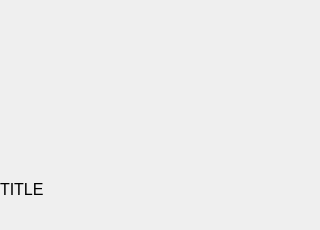
<?xml version="1.0" encoding="UTF-8"?>
<ui version="4.0">
 <class>VideoCard</class>
 <widget class="QWidget" name="VideoCard">
  <property name="geometry">
   <rect>
    <x>0</x>
    <y>0</y>
    <width>320</width>
    <height>230</height>
   </rect>
  </property>
  <property name="minimumSize">
   <size>
    <width>320</width>
    <height>230</height>
   </size>
  </property>
  <property name="maximumSize">
   <size>
    <width>320</width>
    <height>230</height>
   </size>
  </property>
  <property name="windowTitle">
   <string>Form</string>
  </property>
  <widget class="QLabel" name="thumbnail">
   <property name="geometry">
    <rect>
     <x>0</x>
     <y>0</y>
     <width>320</width>
     <height>180</height>
    </rect>
   </property>
   <property name="minimumSize">
    <size>
     <width>320</width>
     <height>180</height>
    </size>
   </property>
   <property name="maximumSize">
    <size>
     <width>320</width>
     <height>180</height>
    </size>
   </property>
   <property name="text">
    <string/>
   </property>
  </widget>
  <widget class="QLabel" name="title">
   <property name="geometry">
    <rect>
     <x>0</x>
     <y>180</y>
     <width>320</width>
     <height>50</height>
    </rect>
   </property>
   <property name="minimumSize">
    <size>
     <width>320</width>
     <height>50</height>
    </size>
   </property>
   <property name="maximumSize">
    <size>
     <width>320</width>
     <height>50</height>
    </size>
   </property>
   <property name="font">
    <font>
     <pointsize>12</pointsize>
    </font>
   </property>
   <property name="text">
    <string>TITLE</string>
   </property>
   <property name="alignment">
    <set>Qt::AlignLeading|Qt::AlignLeft|Qt::AlignTop</set>
   </property>
   <property name="wordWrap">
    <bool>true</bool>
   </property>
  </widget>
 </widget>
 <resources/>
 <connections/>
</ui>
